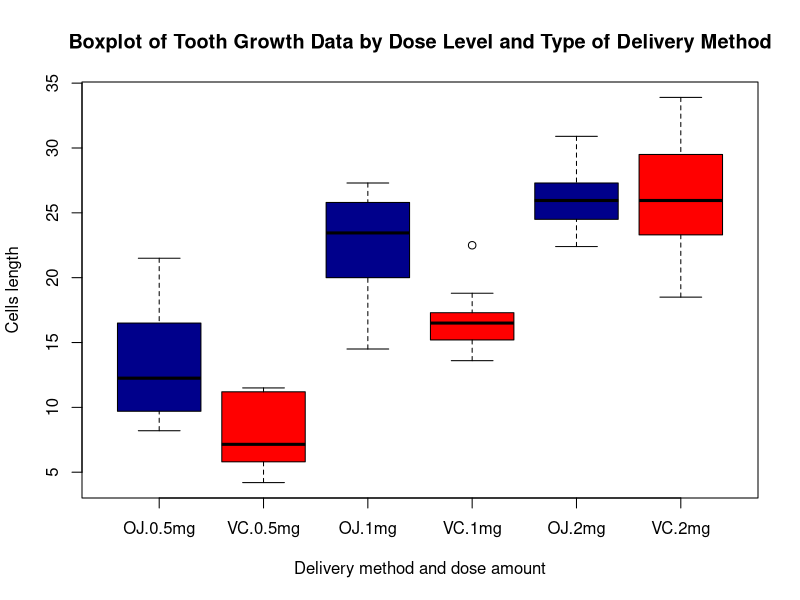

Generate this figure with R: (Note: this script raises an error after producing the figure.)
## ---- chunk 1
Sys.setlocale("LC_TIME", "English")
## ---- chunk 2
data("ToothGrowth")
# head(ToothGrowth)
# str(ToothGrowth)
knitr::kable(head(ToothGrowth))
## ---- chunk 3
ToothGrowth$dose <- factor(ToothGrowth$dose, labels=c("0.5mg", "1mg", "2mg"))
## ---- chunk 4
# basic summary statistics
summary(ToothGrowth)
# knitr::kable(summary(ToothGrowth))

# summary statistics within each combination of dose method and delivery level
by(ToothGrowth$len, INDICES = list(ToothGrowth$supp, ToothGrowth$dose), summary)
## ---- chunk 5
boxplot(len ~ supp * dose, data=ToothGrowth, xlab = 'Delivery method and dose amount', ylab= 'Cells length', main = 'Boxplot of Tooth Growth Data by Dose Level and Type of Delivery Method', col=c('darkblue', 'red'))
## ---- chunk 6
library(dplyr)
## ---- chunk 7
t.test(len ~ supp, paired = F, var.equal = F, data = ToothGrowth)
## ---- chunk 8
dose1 <- filter(ToothGrowth, dose == "0.5mg")
dose2 <- filter(ToothGrowth, dose == "1mg")
dose3 <- filter(ToothGrowth, dose == "2mg")
## ---- chunk 9
t.test(len ~ supp, paired = F, var.equal = F, data = dose1)
## ---- chunk 10
t.test(len ~ supp, paired = F, var.equal = F, data = dose2)
## ---- chunk 11
t.test(len ~ supp, paired = F, var.equal = F, data = dose3)
## ---- chunk 12
complevel1 <- filter(ToothGrowth, dose=="0.5mg"|dose=="1mg")
complevel2 <- filter(ToothGrowth, dose=="0.5mg"|dose=="2mg")
complevel3 <- filter(ToothGrowth, dose=="1mg"|dose=="2mg")
tapply(ToothGrowth$len, ToothGrowth$dose, mean)
# comparing data for dose 0.5mg vs dose 1mg
t.test(len ~ dose, paired = F, var.equal = F, data = complevel1)
diff1 <- 10.605-19.735
## ---- chunk 13
# comparing data for dose 0.5mg vs dose 2mg
t.test(len ~ dose, paired = F, var.equal = F, data = complevel2)
diff2 <- 10.605-26.1
## ---- chunk 14
# comparing data for dose 1mg vs dose 2mg
t.test(len ~ dose, paired = F, var.equal = F, data = complevel3)
diff3 <- 19.735-26.1
